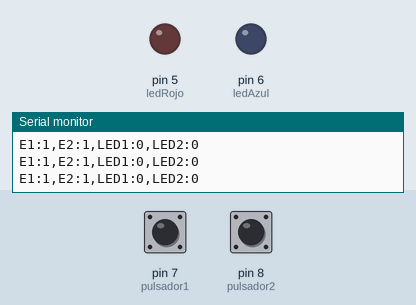
Recording of a sketch running on a simulated Arduino Uno, built with avr-gcc and run on an emulated ATmega328P. On the bench: output pins drawn as LEDs (lit = HIGH), the last lines printed to the serial monitor. The inputs (shaded band) are chosen by the test bench; at power-on: pin 7 (pulsador1) HIGH, pin 8 (pulsador2) HIGH.

Above: at 1.2 s.
1.3 s: pin 7 (pulsador1) pulled LOW for 0.15 s
At 1.4 s:
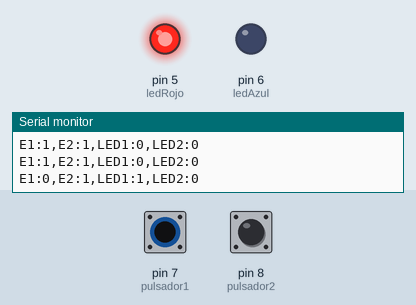
3.0 s: pin 8 (pulsador2) pulled LOW for 0.15 s
At 3.11 s:
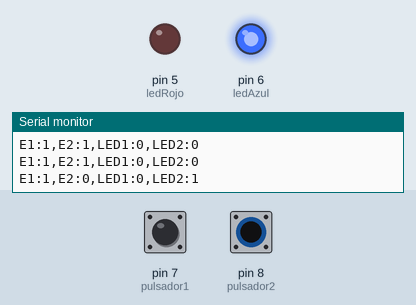
4.7 s: pin 8 (pulsador2) pulled LOW for 3.2 s
At 9.1 s:
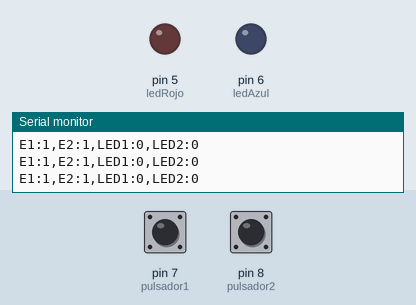
9.4 s: pin 7 (pulsador1) pulled LOW for 3.2 s
At 10.6 s:
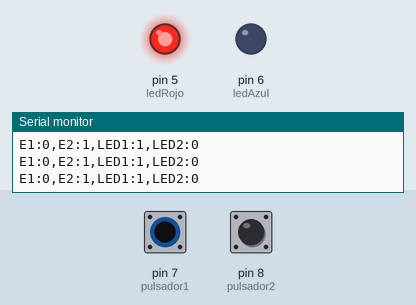
14.1 s: pin 7 (pulsador1) driven LOW and pin 8 (pulsador2) driven LOW
At 14.9 s:
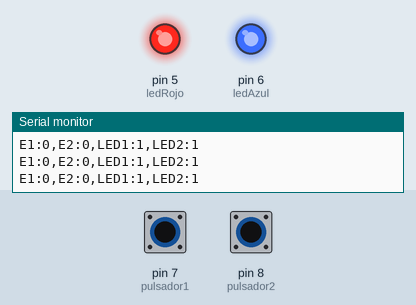
Timing chart, 0 to 16.6 s (numbered marks = the images above; inputs shaded):
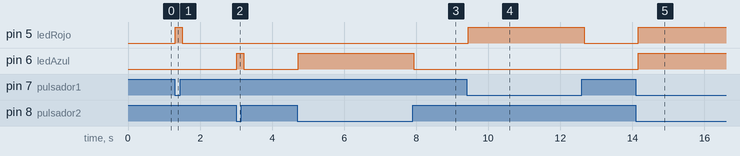

The sketch:

TPN7_INFORMATICA2_ARDUINO.ino
```cpp
const int ledRojo=5;
const int ledAzul=6;

const int pulsador1=7;
const int pulsador2=8;

//CONSTANTES BOOLEANAS
bool rojo_prendido=false;
bool azul_prendido=false;

void recibirMensajeProcessing();

void setup(){
  Serial.begin(9600);

  //configuramos las salidas
  pinMode(ledRojo,OUTPUT);
  pinMode(ledAzul,OUTPUT);

  //confirguramos las entradas
  pinMode(pulsador1,INPUT_PULLUP);
  pinMode(pulsador2,INPUT_PULLUP);

}

void loop(){

  recibirMensajeProcessing();

if(digitalRead(pulsador1)==LOW || rojo_prendido){
  digitalWrite(ledRojo,HIGH);
}
else{
digitalWrite(ledRojo,LOW);
}

if(digitalRead(pulsador2)==LOW || azul_prendido){
  digitalWrite(ledAzul,HIGH);
}
else{
  digitalWrite(ledAzul,LOW);
}

  // Enviamos los estados de las entradas
  Serial.print("E1:");//Mandamos el mensaje del estado 1
  Serial.print(digitalRead(pulsador1));

  Serial.print(",E2:");//Mandamos el mensaje del estado 2
  Serial.print(digitalRead(pulsador2));


  //Enviamos los estados de las salidas
  Serial.print(",LED1:");
  Serial.print(digitalRead(ledRojo));

  Serial.print(",LED2:");
  Serial.println(digitalRead(ledAzul));

  delay(100);
}


//Funcion encargarda de recibir los mensajes de Processing
void recibirMensajeProcessing(){
  if(Serial.available()>0){

  String comando=Serial.readStringUntil('\n');
  comando.trim();

  //Si prrocessing envia ROJO
  if(comando=="ROJO"){
  rojo_prendido=!rojo_prendido;
  }
  //Si processinf envia AZUL
  if(comando=="AZUL"){
  azul_prendido=!azul_prendido;
  }

  }
}
```

Measured:
- after the input at 1.3 s, pin 5 (ledRojo): LOW → HIGH at once, → LOW 0.20 s later
- after the input at 3.0 s, pin 6 (ledAzul): LOW → HIGH at once, → LOW 0.20 s later
- after the input at 4.7 s, pin 6 (ledAzul): LOW → HIGH at once, → LOW 3.2 s later
- after the input at 9.4 s, pin 5 (ledRojo): LOW → HIGH at once, → LOW 3.2 s later
- after the input at 14.1 s, pin 5 (ledRojo), pin 6 (ledAzul): LOW → HIGH after 0.07 s
